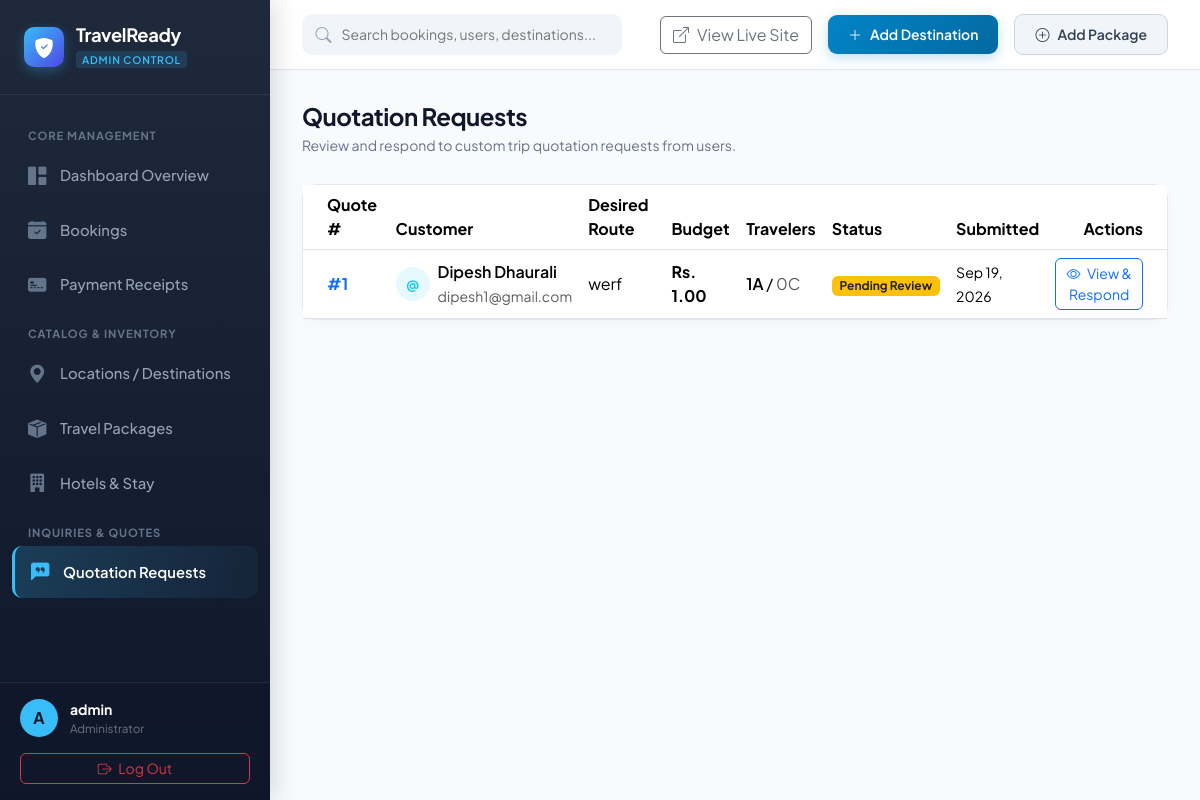
Page /dashboard/admin/quotations/ (signed in) on the committed database.
### apps/custom_trips/models.py (models this page shows, shortened)
class CustomQuotationRequest(models.Model):
    STATUS = [
        ('PENDING', 'Pending Review'),
        ('QUOTED', 'Quoted'),
        ('ACCEPTED', 'Accepted by User'),
        ('REJECTED', 'Rejected'),
    ]
    user = models.ForeignKey(
        User,
        on_delete=models.CASCADE,
        related_name='quotation_requests',
    )
    desired_route = models.TextField(
        help_text='Describe your desired route/locations',
    )
    adults = models.IntegerField(default=1)
    children = models.IntegerField(default=0)
    infants = models.IntegerField(default=0)
    budget = models.DecimalField(
        max_digits=12,
        decimal_places=2,
        blank=True,
        null=True,
    )
    travel_date = models.DateField(blank=True, null=True)
    notes = models.TextField(
        blank=True,
        help_text='Special requirements, dietary needs, etc.',
    )
    admin_quoted_price = models.DecimalField(
        max_digits=12,
        decimal_places=2,
        blank=True,
        null=True,
    )
    admin_notes = models.TextField(blank=True)
    generated_itinerary = models.TextField(
        blank=True,
        help_text='Admin generated day-by-day itinerary',
    )
    status = models.CharField(
        max_length=15,
        choices=STATUS,
        default='PENDING',
    )
    created_at = models.DateTimeField(auto_now_add=True)
    updated_at = models.DateTimeField(auto_now=True)

### apps/accounts/views.py (the view)
@login_required
def admin_quotations(request):
    if not (request.user.is_staff or request.user.is_superuser):
        messages.error(request, 'You do not have permission to access this page.')
        return redirect('dashboard:dashboard')
    quotations = CustomQuotationRequest.objects.all().order_by('-created_at')
    context = {
        'quotations': quotations,
    }
    return render(request, 'dashboard/admin/quotations/list.html', context)

### templates/dashboard/admin/quotations/list.html (shortened to what this page needs)
{% extends 'dashboard/base_admin.html' %}
{% load static %}
{% block content %}
<div class="page-header">
    <div>
        <h1 class="page-title">Quotation Requests</h1>
        <div class="page-subtitle">Review and respond to custom trip quotation requests from users.</div>
    </div>
</div>
<div class="admin-card">
    <div class="table-responsive">
        <table class="table table-hover align-middle mb-0">
            <thead class="bg-light">
                <tr>
                    <th class="ps-4">Quote #</th>
                    <th>Customer</th>
                    <th>Desired Route</th>
                    <th>Budget</th>
                    <th>Travelers</th>
                    <th>Status</th>
                    <th>Submitted</th>
                    <th class="pe-4 text-end">Actions</th>
                </tr>
            </thead>
            <tbody>
                {% for quote in quotations %}
                <tr>
                    <td class="ps-4 fw-bold text-primary">#{{ quote.id }}</td>
                    <td>
                        <div class="d-flex align-items-center gap-2">
                            <div class="rounded-circle bg-info bg-opacity-10 text-info d-flex align-items-center justify-content-center fw-bold" style="width:34px;height:34px;font-size:.85rem;">
                                {{ quote.user.username|first|upper }}
                            </div>
                            <div>
                                <div class="fw-semibold">{{ quote.user.get_full_name|default:quote.user.username }}</div>
                                <small class="text-muted">{{ quote.user.email }}</small>
                            </div>
                        </div>
                    </td>
                    <td class="text-truncate" style="max-width: 220px;">
                        {{ quote.desired_route|truncatechars:60 }}
                    </td>
                    <td>
                        {% if quote.budget %}
                            <span class="fw-bold">Rs. {{ quote.budget }}</span>
                        {% else %}
                            <span class="text-muted">—</span>
                        {% endif %}
                    </td>
                    <td>
                        <span class="fw-semibold">{{ quote.adults }}A</span> /
                        <span class="text-muted">{{ quote.children }}C</span>
                    </td>
                    <td>
                        {% if quote.status == 'PENDING' %}
                            <span class="badge bg-warning text-dark">Pending Review</span>
                        {% elif quote.status == 'QUOTED' %}
                            <span class="badge bg-info">Quoted</span>
                        {% elif quote.status == 'ACCEPTED' %}
                            <span class="badge bg-success">Accepted</span>
                        {% else %}
                            <span class="badge bg-danger">Rejected</span>
                        {% endif %}
                    </td>
                    <td><small>{{ quote.created_at|date:"M d, Y" }}</small></td>
                    <td class="pe-4 text-end">
                        <a href="{% url 'dashboard:admin_quotation_detail' quote.pk %}" class="btn btn-sm btn-outline-primary rounded-2">
                            <i class="bi bi-eye me-1"></i> View & Respond
                        </a>
                    </td>
                </tr>
                {% empty %}
                <tr>
                    <td colspan="8" class="text-center py-5 text-muted">No quotation requests found.</td>
                </tr>
                {% endfor %}
            </tbody>
        </table>
    </div>
</div>
{% endblock %}

### templates/dashboard/base_admin.html (shortened to what this page needs)
<!DOCTYPE html>
<html lang="en">
<head>
    <link href="https://cdn.jsdelivr.net/npm/bootstrap@5.3.2/dist/css/bootstrap.min.css" rel="stylesheet">
    <link rel="stylesheet" href="https://cdn.jsdelivr.net/npm/bootstrap-icons@1.11.2/font/bootstrap-icons.min.css">
</head>
<body>
    <aside class="admin-sidebar" id="adminSidebar">
        <div class="sidebar-brand">
            <div class="brand-icon">
                <i class="bi bi-shield-fill-check"></i>
            </div>
            <div>
                <div class="brand-text">TravelReady</div>
                <span class="brand-badge">ADMIN CONTROL</span>
            </div>
        </div>
        <nav class="sidebar-nav">
            <div class="nav-section-title">Core Management</div>
            <a href="{% url 'dashboard:admin_dashboard' %}" class="admin-nav-item {% if request.resolver_match.url_name == 'admin_dashboard' %}active{% endif %}">
                <i class="bi bi-grid-1x2-fill"></i>
                <span>Dashboard Overview</span>
            </a>
            <a href="{% url 'dashboard:admin_bookings' %}" class="admin-nav-item {% if '/admin/bookings' in request.path %}active{% endif %}">
                <i class="bi bi-calendar-check-fill"></i>
                <span>Bookings</span>
            </a>
            <a href="{% url 'dashboard:admin_payments' %}" class="admin-nav-item {% if '/admin/payments' in request.path %}active{% endif %}">
                <i class="bi bi-credit-card-2-front-fill"></i>
                <span>Payment Receipts</span>
            </a>
            <div class="nav-section-title">Catalog & Inventory</div>
            <a href="{% url 'dashboard:admin_destinations' %}" class="admin-nav-item {% if '/admin/destinations' in request.path %}active{% endif %}">
                <i class="bi bi-geo-alt-fill"></i>
                <span>Locations / Destinations</span>
            </a>
            <a href="{% url 'dashboard:admin_packages' %}" class="admin-nav-item {% if '/admin/packages' in request.path %}active{% endif %}">
                <i class="bi bi-box-seam-fill"></i>
                <span>Travel Packages</span>
            </a>
            <a href="{% url 'dashboard:admin_hotels' %}" class="admin-nav-item {% if '/admin/hotels' in request.path %}active{% endif %}">
                <i class="bi bi-building-fill"></i>
                <span>Hotels & Stay</span>
            </a>
            <div class="nav-section-title">Inquiries & Quotes</div>
            <a href="{% url 'dashboard:admin_quotations' %}" class="admin-nav-item {% if '/admin/quotations' in request.path %}active{% endif %}">
                <i class="bi bi-chat-left-quote-fill"></i>
                <span>Quotation Requests</span>
            </a>
        </nav>
        <div class="sidebar-footer">
            <div class="admin-user-profile mb-2">
                <div class="admin-avatar">
                    {{ user.username|slice:":1"|upper }}
                </div>
                <div class="overflow-hidden">
                    <div class="text-white fw-bold text-truncate" style="font-size: 0.875rem;">{{ user.get_full_name|default:user.username }}</div>
                    <div class="text-secondary small" style="font-size: 0.725rem;">Administrator</div>
                </div>
            </div>
            <a href="{% url 'accounts:logout' %}" class="btn btn-outline-danger btn-sm w-100 mt-2 rounded-2">
                <i class="bi bi-box-arrow-right me-1"></i> Log Out
            </a>
        </div>
    </aside>
    <div class="admin-wrapper">
        <header class="admin-topbar">
            <div class="d-flex align-items-center gap-3">
                <div class="topbar-search d-none d-md-block">
                    <i class="bi bi-search"></i>
                    <input type="text" placeholder="Search bookings, users, destinations...">
                </div>
            </div>
            <div class="topbar-actions">
                <a href="{% url 'destinations_home:home' %}" target="_blank" class="btn btn-outline-secondary d-none d-sm-inline-flex align-items-center gap-2">
                    <i class="bi bi-box-arrow-up-right"></i>
                    <span>View Live Site</span>
                </a>
                <a href="{% url 'dashboard:admin_destination_create' %}" class="btn btn-admin-primary d-none d-sm-inline-flex align-items-center gap-2">
                    <i class="bi bi-plus-lg"></i>
                    <span>Add Destination</span>
                </a>
                <a href="{% url 'dashboard:admin_package_create' %}" class="btn btn-admin-secondary d-none d-sm-inline-flex align-items-center gap-2">
                    <i class="bi bi-plus-circle"></i>
                    <span>Add Package</span>
                </a>
            </div>
        </header>
        <main class="admin-content-body">
            {% block content %}{% endblock %}
        </main>
    </div>
</body>
</html>

### templates/dashboard/base_admin.html (style rules this page uses)
:root { --admin-bg: #0f172a; --admin-sidebar-bg: #1e293b; --admin-accent: #38bdf8; --admin-accent-hover: #0284c7; --admin-card-bg: #ffffff; --admin-border: #e2e8f0; --admin-text-main: #1e293b; --admin-text-muted: #64748b; }
body { font-family: 'Plus Jakarta Sans', sans-serif; background-color: #f8fafc; color: var(--admin-text-main); min-height: 100vh; margin: 0; overflow-x: hidden; }
.admin-sidebar { width: 270px; background: linear-gradient(180deg, #1e293b 0%, #0f172a 100%); min-height: 100vh; position: fixed; top: 0; left: 0; bottom: 0; z-index: 1040; transition: all 0.3s ease; box-shadow: 4px 0 24px rgba(0, 0, 0, 0.15); display: flex; flex-direction: column; }
.sidebar-brand { padding: 1.5rem 1.5rem; border-bottom: 1px solid rgba(255, 255, 255, 0.08); display: flex; align-items: center; gap: 0.75rem; }
.brand-icon { width: 40px; height: 40px; background: linear-gradient(135deg, #38bdf8 0%, #4f46e5 100%); border-radius: 10px; display: flex; align-items: center; justify-content: center; color: #ffffff; font-size: 1.25rem; box-shadow: 0 4px 12px rgba(56, 189, 248, 0.3); }
.brand-text { color: #ffffff; font-weight: 700; font-size: 1.15rem; line-height: 1.2; letter-spacing: -0.02em; }
.brand-badge { font-size: 0.65rem; text-transform: uppercase; letter-spacing: 0.08em; background: rgba(56, 189, 248, 0.15); color: #38bdf8; padding: 2px 6px; border-radius: 4px; font-weight: 600; }
.sidebar-nav { padding: 1.25rem 0.75rem; flex: 1; overflow-y: auto; }
.nav-section-title { color: #64748b; font-size: 0.7rem; font-weight: 700; text-transform: uppercase; letter-spacing: 0.08em; padding: 0.75rem 1rem 0.35rem 1rem; }
.admin-nav-item { display: flex; align-items: center; gap: 0.85rem; padding: 0.75rem 1rem; color: #94a3b8; text-decoration: none; font-weight: 500; font-size: 0.925rem; border-radius: 10px; margin-bottom: 3px; transition: all 0.2s ease; }
.admin-nav-item i { font-size: 1.15rem; color: #64748b; transition: all 0.2s ease; }
.admin-nav-item.active { color: #ffffff; background: linear-gradient(90deg, rgba(56, 189, 248, 0.2) 0%, rgba(56, 189, 248, 0.05) 100%); border-left: 3.5px solid #38bdf8; font-weight: 600; }
.admin-nav-item.active i { color: #38bdf8; }
.sidebar-footer { padding: 1rem 1.25rem; border-top: 1px solid rgba(255, 255, 255, 0.08); background: rgba(15, 23, 42, 0.6); }
.admin-user-profile { display: flex; align-items: center; gap: 0.75rem; }
.admin-avatar { width: 38px; height: 38px; border-radius: 50%; background: #38bdf8; color: #0f172a; font-weight: 700; display: flex; align-items: center; justify-content: center; font-size: 1rem; }
.admin-wrapper { margin-left: 270px; min-height: 100vh; display: flex; flex-direction: column; transition: all 0.3s ease; }
.admin-topbar { height: 70px; background: #ffffff; border-bottom: 1px solid #e2e8f0; padding: 0 2rem; display: flex; align-items: center; justify-content: space-between; position: sticky; top: 0; z-index: 1030; box-shadow: 0 1px 3px rgba(0, 0, 0, 0.02); }
.topbar-search { position: relative; width: 320px; }
.topbar-search input { background: #f1f5f9; border: 1px solid transparent; border-radius: 10px; padding: 0.55rem 1rem 0.55rem 2.4rem; font-size: 0.875rem; width: 100%; transition: all 0.2s ease; }
.topbar-search i { position: absolute; left: 0.85rem; top: 50%; transform: translateY(-50%); color: #94a3b8; }
.topbar-actions { display: flex; align-items: center; gap: 1rem; }
.admin-content-body { padding: 2rem; flex: 1; }
.page-header { margin-bottom: 1.75rem; display: flex; align-items: center; justify-content: space-between; }
.page-title { font-size: 1.5rem; font-weight: 700; color: #0f172a; margin: 0; letter-spacing: -0.02em; }
.page-subtitle { color: #64748b; font-size: 0.875rem; margin-top: 0.25rem; }
.admin-card { background: #ffffff; border: 1px solid #e2e8f0; border-radius: 14px; box-shadow: 0 1px 3px rgba(0, 0, 0, 0.02), 0 6px 16px rgba(0, 0, 0, 0.02); transition: all 0.2s ease; margin-bottom: 1.5rem; }
.btn-admin-primary { background: linear-gradient(135deg, #0284c7 0%, #0369a1 100%); color: #ffffff; border: none; padding: 0.55rem 1.25rem; border-radius: 9px; font-weight: 600; font-size: 0.875rem; box-shadow: 0 4px 12px rgba(2, 132, 199, 0.25); transition: all 0.2s ease; }
.btn-admin-secondary { background: #f1f5f9; color: #334155; border: 1px solid #cbd5e1; padding: 0.55rem 1.25rem; border-radius: 9px; font-weight: 600; font-size: 0.875rem; transition: all 0.2s ease; }

### rows in the picture
CustomQuotationRequest: id "1", user.username|first "@", user.get_full_name "Dipesh Dhaurali", user.email "dipesh1@gmail.com", desired_route "werf", budget "1.00", adults "1", children "0", status "Pending Review", created_at "Sep 19, 2026"

### other values in the picture
{{ user.username|slice:":1"|upper }} "A"
{{ user.get_full_name|default:user.username }} "admin"
